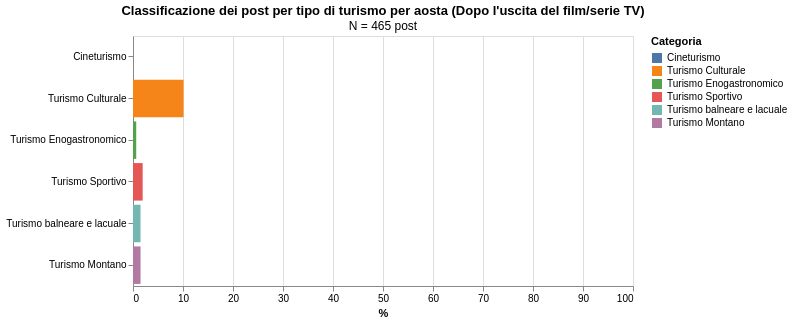

The Vega-Lite source for this figure:
### Vega-Lite specification from a JSON file in a GitHub repository (floating-point values rounded to 4 significant figures)
{"config": {"view": {"continuousWidth": 300, "continuousHeight": 300}}, "data": {"name": "data-94cd818065828f300888642150184d0e"}, "mark": {"type": "bar"}, "encoding": {"color": {"field": "Categoria", "scale": {"domain": ["Cineturismo", "Turismo Culturale", "Turismo Enogastronomico", "Turismo Sportivo", "Turismo balneare e lacuale", "Turismo Montano"], "range": ["#4C78A8", "#F58518", "#54A24B", "#E45756", "#72B7B2", "#B279A2"]}, "title": "Categoria", "type": "nominal"}, "tooltip": [{"field": "Location", "type": "nominal"}, {"field": "Categoria", "type": "nominal"}, {"field": "Percentuale", "format": ".1f", "type": "quantitative"}, {"field": "N_categoria", "title": "N", "type": "quantitative"}], "x": {"field": "Percentuale", "scale": {"domain": [0, 100]}, "title": "%", "type": "quantitative"}, "y": {"field": "Categoria", "sort": ["Cineturismo", "Turismo Culturale", "Turismo Enogastronomico", "Turismo Sportivo", "Turismo balneare e lacuale", "Turismo Montano"], "title": null, "type": "nominal"}}, "height": 250, "title": {"text": "Classificazione dei post per tipo di turismo per aosta (Dopo l'uscita del film/serie TV)", "subtitle": "N = 465 post"}, "width": 500, "$schema": "https://vega.github.io/schema/vega-lite/v5.20.1.json", "datasets": {"data-94cd818065828f300888642150184d0e": [{"Location": "aosta", "Categoria": "Cineturismo", "Percentuale": 0.0, "Tipo": "Post", "N_totale": 465, "N_categoria": 0}, {"Location": "aosta", "Categoria": "Turismo Culturale", "Percentuale": 10.11, "Tipo": "Post", "N_totale": 465, "N_categoria": 47}, {"Location": "aosta", "Categoria": "Turismo Enogastronomico", "Percentuale": 0.6452, "Tipo": "Post", "N_totale": 465, "N_categoria": 3}, {"Location": "aosta", "Categoria": "Turismo Sportivo", "Percentuale": 1.935, "Tipo": "Post", "N_totale": 465, "N_categoria": 9}, {"Location": "aosta", "Categoria": "Turismo balneare e lacuale", "Percentuale": 1.505, "Tipo": "Post", "N_totale": 465, "N_categoria": 7}, {"Location": "aosta", "Categoria": "Turismo Montano", "Percentuale": 1.505, "Tipo": "Post", "N_totale": 465, "N_categoria": 7}]}}
